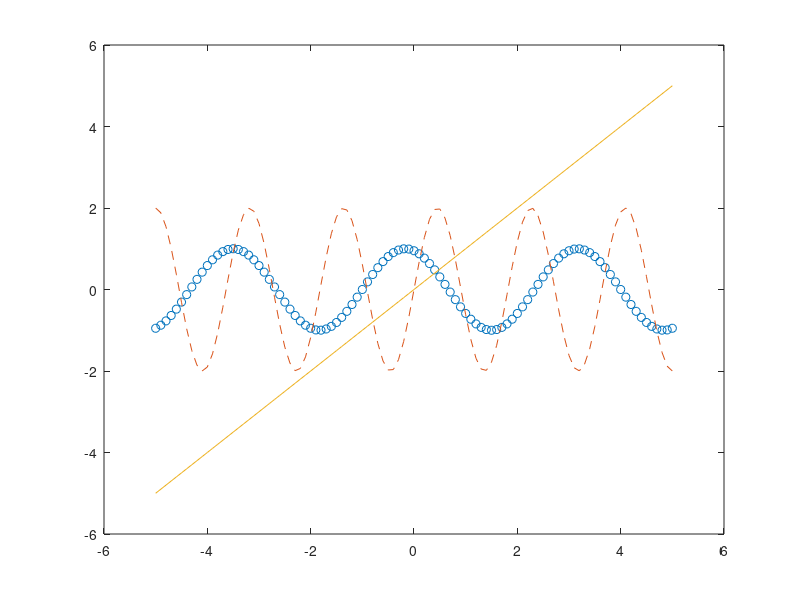

The MATLAB source for this figure:
clc; clear all; close all; 

n = input('Enter the value of n ');

t = -n: 0.1: n;

x1 = sin(0.6* pi * t + 0.6* pi);
x2 = 2 * cos(1.1 * pi * t - 0.5 * pi);
x3 = t % 6;

plot(t,x1,'o', t, x2, '--', t, x3);